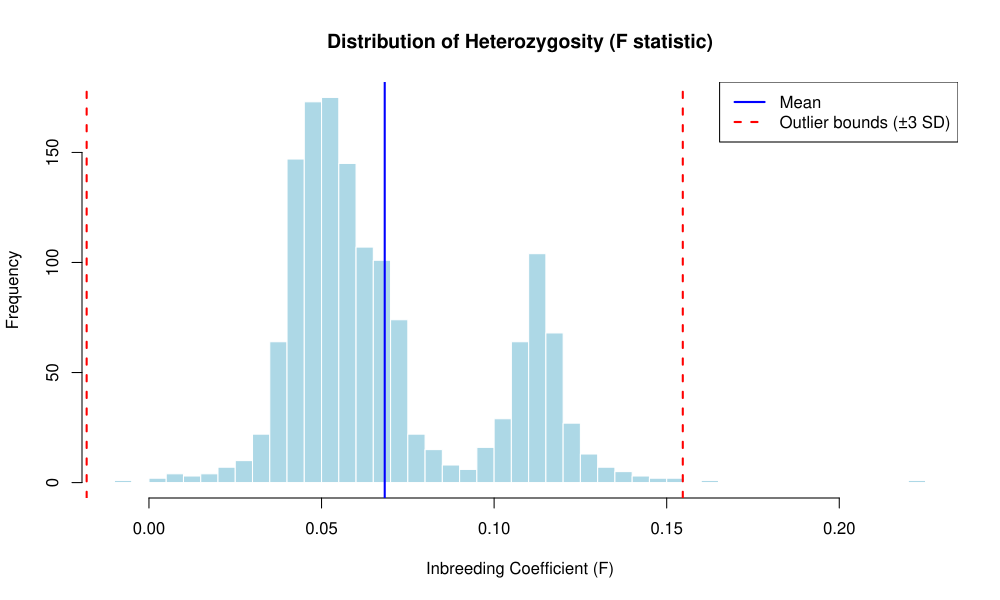

Here is the R script that generated this plot:
#!/usr/bin/env Rscript

# Configuration
args <- commandArgs(trailingOnly = TRUE)
het_file <- args[1]
output_prefix <- args[2]
seed <- as.numeric(args[3])

set.seed(seed)

# Read heterozygosity data
het <- read.table(het_file, header = TRUE, stringsAsFactors = FALSE, check.names = FALSE, comment.char = "")
names(het) <- sub("^#", "", names(het))

if (!"F" %in% names(het)) {
  stop("The PLINK2 .het file does not contain an F column.")
}
het$F <- as.numeric(het$F)

# Identify outliers: mean(F) ± 3 * SD(F)
mean_f <- mean(het$F, na.rm = TRUE)
sd_f <- sd(het$F, na.rm = TRUE)
lower_bound <- mean_f - 3 * sd_f
upper_bound <- mean_f + 3 * sd_f

# Flag outliers
het$outlier <- het$F < lower_bound | het$F > upper_bound

# Summary statistics
n_total <- nrow(het)
n_outliers <- sum(het$outlier, na.rm = TRUE)
percent_outliers <- 100 * n_outliers / n_total

cat(sprintf("Heterozygosity Summary:\n"))
cat(sprintf("  Mean F: %.4f\n", mean_f))
cat(sprintf("  SD F:   %.4f\n", sd_f))
cat(sprintf("  Lower outlier bound (F < %.4f): %.4f\n", lower_bound, lower_bound))
cat(sprintf("  Upper outlier bound (F > %.4f): %.4f\n", upper_bound, upper_bound))
cat(sprintf("  Total samples: %d\n", n_total))
cat(sprintf("  Outliers (3-SD): %d (%.2f%%)\n\n", n_outliers, percent_outliers))

# Write outlier list (for removal)
outliers <- het[het$outlier, c("FID", "IID")]
write.table(
  outliers,
  file = paste0(output_prefix, "_outliers.txt"),
  quote = FALSE,
  row.names = FALSE,
  col.names = FALSE,
  sep = " "
)
cat(sprintf("Outlier list written to: %s_outliers.txt\n\n", output_prefix))

# Create visualization: histogram + density + outliers highlighted
pdf(file = paste0(output_prefix, "_outliers.pdf"), width = 10, height = 6)

hist(het$F, breaks = 50, main = "Distribution of Heterozygosity (F statistic)",
     xlab = "Inbreeding Coefficient (F)", ylab = "Frequency", col = "lightblue", border = "white")
abline(v = mean_f, col = "blue", lwd = 2, lty = 1, label = "Mean")
abline(v = lower_bound, col = "red", lwd = 2, lty = 2, label = "Outlier threshold")
abline(v = upper_bound, col = "red", lwd = 2, lty = 2)
legend("topright", c("Mean", "Outlier bounds (±3 SD)"), 
       col = c("blue", "red"), lty = c(1, 2), lwd = 2)

# Q-Q plot
qqnorm(het$F, main = "Q-Q Plot: Heterozygosity")
qqline(het$F, col = "red")

dev.off()
cat(sprintf("Plot saved to: %s_outliers.pdf\n", output_prefix))
